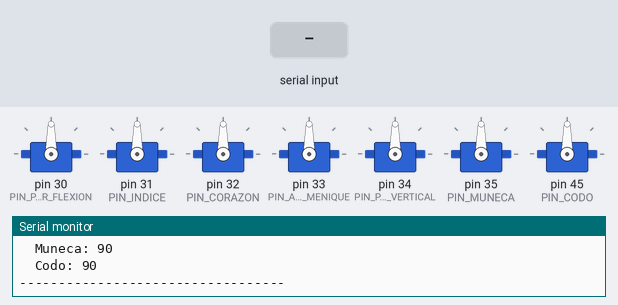
This sketch was run on a simulated Arduino Mega 2560, built with avr-gcc and run on an emulated ATmega2560. On the bench: 7 × servo, the last lines printed to the serial monitor. The test bench sets the inputs (shaded band). Random numbers use the default seed unless the sketch sets one.

Above: at 1.4 s.
1.5 s: "90,45\n" received over Serial
4.5 s: "0\n" received over Serial
At 6.2 s:
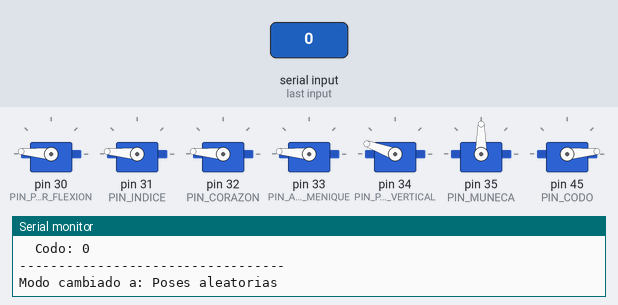
At 14.0 s:
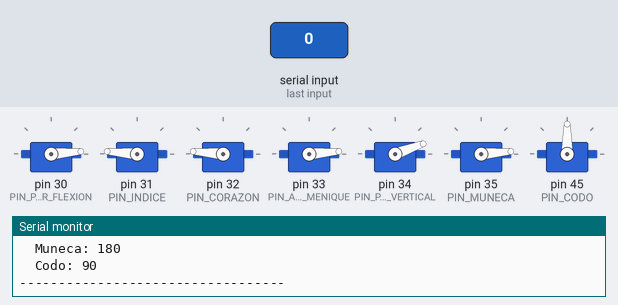
Timing chart, 0 to 14.3 s (numbered marks = the images above; inputs shaded):
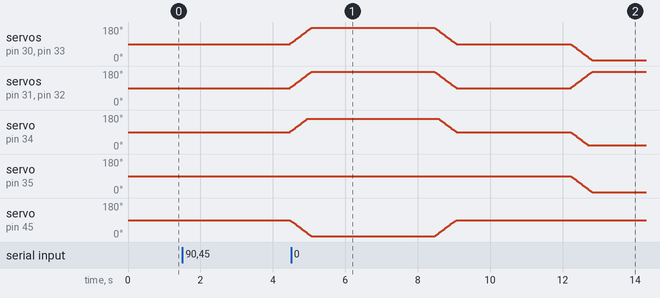

Measured:
- after the input at 4.5 s, servo on pin 35 (PIN_MUNECA): moves from 90° to 5° over 0.58 s, starting after 7.7 s
- by itself, servo on pin 30 (PIN_PULGAR_FLEXION), servo on pin 33 (PIN_ANULAR_MENIQUE): rises from 96° to 175° in 0.54 s, then falls to 5° in 7.8 s
- by itself, servo on pin 34 (PIN_PULGAR_VERTICAL): rises from 96° to 160° in 0.44 s, then falls to 20° in 7.8 s

The sketch:

mano-automatica.ino
```cpp
/*
  mano-automatica.ino
  Control automático de la mano animatrónica (humanoide 3D) - Arduino Mega 2560.
  5 servos de dedos que van formando poses ("formas") de la mano de manera
  automática y cíclica, con movimiento suave entre cada pose.

  Tabla de conexionado:
  Motor -> Pin digital -> Función
  1     -> 30           -> Pulgar, flexión (recto/extendido <-> flexionado hacia la palma)
  2     -> 31            -> Índice
  3     -> 32            -> Corazón
  4     -> 33            -> Anular + meñique (juntos, un solo servo mueve ambos dedos)
  5     -> 34            -> Pulgar, eje vertical / oposición (debe ir sincronizado con el motor 1)
  6     -> 35            -> Muñeca, giro izquierda/derecha
  16    -> 45            -> Codo, movimiento arriba/abajo

  CONVENCIÓN DE ÁNGULOS (0-180°, igual que en flex-mano/mano-felx.ino):
  - Dedos (índice, corazón, anular+meñique): 0° = dedo cerrado/flexionado, 180° = dedo abierto/recto.
  - Pulgar flexión (motor 1): 0° = pulgar flexionado hacia la palma, 180° = pulgar recto/extendido.
  - Pulgar vertical/oposición (motor 5): 0° = pulgar plano, pegado al plano de la mano,
    180° = pulgar levantado en posición vertical (separado, como en un "OK" o un "like").
  - Muñeca (motor 6): a nivel LÓGICO, 0° = "izquierda" y 180° = "derecha" (igual que antes,
    para que las poses no cambien de significado). A nivel FÍSICO el servo ahora gira al
    sentido contrario: el ángulo se invierte justo antes de escribirlo (ver escribirMuneca()).
  - Codo (motor 16): 0° = codo totalmente abajo (brazo extendido), 180° = codo totalmente arriba (flexionado).

  IMPORTANTE: Estos ángulos son de partida. Ajusta las poses en POSES[] según lo que
  veas físicamente en tu mano/brazo una vez montada (evita forzar los servos contra el tope mecánico).

  SEGURIDAD DE LOS SERVOS: todos los servos se escriben ahora a través de
  escribirServoSeguro(), que limita (constrain) el ángulo a un rango seguro por servo,
  para que ninguno llegue a forzarse contra su tope mecánico. El motor 5 (pulgar vertical),
  que era el que se estaba forzando y arriesgaba romperse, tiene un rango más estrecho
  todavía (ver LIM_MIN_PULGAR_VERTICAL / LIM_MAX_PULGAR_VERTICAL). Ajusta estos límites
  según lo que veas físicamente en tu mano.

  No modifica ni depende de la carpeta flex-mano (esa mano se controla por sensores flex).

  MODOS DE FUNCIONAMIENTO (Monitor Serie a 9600 baudios):
  Escribe un número y pulsa Enter para cambiar de modo en cualquier momento:
    0 -> Modo por defecto: poses aleatorias (comportamiento original).
    1 -> Modo "Piedra, papel o tijera": la mano juega sola una jugada aleatoria cada cierto tiempo.
*/

#include <Servo.h>

// ---------- Pines ----------
const uint8_t PIN_PULGAR_FLEXION = 30;
const uint8_t PIN_INDICE         = 31;
const uint8_t PIN_CORAZON        = 32;
const uint8_t PIN_ANULAR_MENIQUE = 33;
const uint8_t PIN_PULGAR_VERTICAL = 34;
const uint8_t PIN_MUNECA          = 35;
const uint8_t PIN_CODO            = 45;

const uint8_t NUM_SERVOS = 7;

// ---------- Objetos Servo ----------
Servo servoPulgarFlexion;
Servo servoIndice;
Servo servoCorazon;
Servo servoAnularMenique;
Servo servoPulgarVertical;
Servo servoMuneca;
Servo servoCodo;

// ---------- Ángulos de referencia ----------
const int DEDO_CERRADO = 0;
const int DEDO_ABIERTO = 180;
const int DEDO_MEDIO   = 90;

const int PULGAR_FLEX_CERRADO = 0;
const int PULGAR_FLEX_ABIERTO = 180;
const int PULGAR_FLEX_MEDIO   = 90;
const int PULGAR_FLEX_OK      = 25; // más cerrado que MEDIO, para pellizcar con el índice en la pose "OK"

const int PULGAR_VERT_PLANO   = 0;
const int PULGAR_VERT_ARRIBA  = 180;
const int PULGAR_VERT_MEDIO   = 90;
const int PULGAR_VERT_OK      = 25; // más cerrado/plano que MEDIO, para la pose "OK"

const int MUNECA_IZQUIERDA = 0;
const int MUNECA_CENTRO    = 90;
const int MUNECA_DERECHA   = 180;

const int CODO_ABAJO = 0;
const int CODO_MEDIO = 90;
const int CODO_ARRIBA = 180;

// ---------- Límites de seguridad de los servos ----------
// Cada servo se limita (constrain) a un rango algo más estrecho que 0-180 para que
// nunca llegue a forzarse contra su tope mecánico. Ajusta estos valores según lo
// que veas físicamente al mover cada motor en tu mano.
const int LIM_MIN_PULGAR_FLEX = 5;
const int LIM_MAX_PULGAR_FLEX = 175;

const int LIM_MIN_INDICE = 5;
const int LIM_MAX_INDICE = 175;

const int LIM_MIN_CORAZON = 5;
const int LIM_MAX_CORAZON = 175;

const int LIM_MIN_ANULAR_MENIQUE = 5;
const int LIM_MAX_ANULAR_MENIQUE = 175;

// Motor 5 (pulgar vertical/oposición): este era el que se estaba forzando contra el
// tope mecánico. Se le da un margen bastante más amplio (rango más estrecho) para
// que nunca llegue a los extremos físicos 0°/180°. Si sigue apretando, estrecha aún
// más este rango (por ejemplo 30-150).
const int LIM_MIN_PULGAR_VERTICAL = 20;
const int LIM_MAX_PULGAR_VERTICAL = 160;

const int LIM_MIN_MUNECA = 5;
const int LIM_MAX_MUNECA = 175;

const int LIM_MIN_CODO = 5;
const int LIM_MAX_CODO = 175;

// ---------- Definición de una pose de mano ----------
struct PoseMano {
  const char* nombre;
  int pulgarFlexion;
  int indice;
  int corazon;
  int anularMenique;
  int pulgarVertical;
  int muneca;
  int codo;
};

// Cada pose define el ángulo de los 7 servos (dedos + muñeca + codo). Añade o ajusta poses libremente.
const PoseMano POSES[] = {
  { "Mano relajada",     PULGAR_FLEX_MEDIO,    DEDO_MEDIO,    DEDO_MEDIO,    DEDO_MEDIO,    PULGAR_VERT_MEDIO,  MUNECA_CENTRO,    CODO_MEDIO   },
  { "Puno cerrado",      PULGAR_FLEX_CERRADO,  DEDO_CERRADO,  DEDO_CERRADO,  DEDO_CERRADO,  PULGAR_VERT_PLANO,  MUNECA_CENTRO,    CODO_ARRIBA  },
  { "Mano abierta",      PULGAR_FLEX_ABIERTO,  DEDO_ABIERTO,  DEDO_ABIERTO,  DEDO_ABIERTO,  PULGAR_VERT_ARRIBA, MUNECA_CENTRO,    CODO_ABAJO   },
  { "Senal de paz",      PULGAR_FLEX_CERRADO,  DEDO_ABIERTO,  DEDO_ABIERTO,  DEDO_CERRADO,  PULGAR_VERT_PLANO,  MUNECA_DERECHA,   CODO_MEDIO   },
  { "Pulgar arriba",     PULGAR_FLEX_ABIERTO,  DEDO_CERRADO,  DEDO_CERRADO,  DEDO_CERRADO,  PULGAR_VERT_ARRIBA, MUNECA_CENTRO,    CODO_ARRIBA  },
  { "Senalar",           PULGAR_FLEX_CERRADO,  DEDO_ABIERTO,  DEDO_CERRADO,  DEDO_CERRADO,  PULGAR_VERT_PLANO,  MUNECA_IZQUIERDA, CODO_ABAJO   },
  { "OK",                PULGAR_FLEX_OK,       DEDO_MEDIO,    DEDO_ABIERTO,  DEDO_ABIERTO,  PULGAR_VERT_OK,     MUNECA_CENTRO,    CODO_MEDIO   },
  { "Garra",             PULGAR_FLEX_MEDIO,    DEDO_MEDIO,    DEDO_MEDIO,    DEDO_MEDIO,    PULGAR_VERT_MEDIO,  MUNECA_DERECHA,   CODO_ARRIBA  },
};
const uint8_t NUM_POSES = sizeof(POSES) / sizeof(POSES[0]);

// Poses del juego "Piedra, papel o tijera" (mismo formato que POSES[])
const PoseMano JUGADAS_RPS[] = {
  { "Piedra",  PULGAR_FLEX_CERRADO, DEDO_CERRADO, DEDO_CERRADO, DEDO_CERRADO, PULGAR_VERT_PLANO,  MUNECA_CENTRO, CODO_ARRIBA },
  { "Papel",   PULGAR_FLEX_ABIERTO, DEDO_ABIERTO, DEDO_ABIERTO, DEDO_ABIERTO, PULGAR_VERT_ARRIBA, MUNECA_CENTRO, CODO_MEDIO  },
  { "Tijera",  PULGAR_FLEX_CERRADO, DEDO_ABIERTO, DEDO_ABIERTO, DEDO_CERRADO, PULGAR_VERT_PLANO,  MUNECA_CENTRO, CODO_MEDIO  },
};
const uint8_t NUM_JUGADAS_RPS = sizeof(JUGADAS_RPS) / sizeof(JUGADAS_RPS[0]);

// ---------- Modos de funcionamiento ----------
const uint8_t MODO_POSES_ALEATORIAS = 0; // modo por defecto
const uint8_t MODO_PIEDRA_PAPEL_TIJERA = 1;
uint8_t modoActual = MODO_POSES_ALEATORIAS;

// ---------- Temporización ----------
const uint16_t TIEMPO_MIN_ENTRE_POSES_MS = 3000;
const uint16_t TIEMPO_MAX_ENTRE_POSES_MS = 7000;
const uint16_t TIEMPO_MIN_ENTRE_JUGADAS_MS = 4000;
const uint16_t TIEMPO_MAX_ENTRE_JUGADAS_MS = 8000;
const uint8_t  PASOS_MOVIMIENTO_SUAVE = 30; // nº de pasos para interpolar entre poses
const uint8_t  RETARDO_PASO_MS = 20;        // retardo entre pasos de interpolación

// Sacudida del brazo (arriba/abajo) antes de sacar la jugada, como al contar "piedra, papel o tijera..."
const uint8_t  SACUDIDAS_CODO = 3;      // nº de veces que sube y baja el brazo antes de la jugada
const uint8_t  SACUDIDA_PASOS = 10;     // pasos de interpolacion de cada subida/bajada
const uint8_t  SACUDIDA_RETARDO_MS = 18; // retardo entre pasos de la sacudida

// ---------- Estado ----------
PoseMano poseActual = POSES[0];
unsigned long proximoCambioPose = 0;
unsigned long proximaJugadaRPS = 0;
uint8_t indicePoseAnterior = 0;
uint8_t indiceJugadaAnterior = 0;

void setup() {
  Serial.begin(9600);

  servoPulgarFlexion.attach(PIN_PULGAR_FLEXION);
  servoIndice.attach(PIN_INDICE);
  servoCorazon.attach(PIN_CORAZON);
  servoAnularMenique.attach(PIN_ANULAR_MENIQUE);
  servoPulgarVertical.attach(PIN_PULGAR_VERTICAL);
  servoMuneca.attach(PIN_MUNECA);
  servoCodo.attach(PIN_CODO);

  randomSeed(analogRead(A0));

  Serial.println(F("=== Mano automatica iniciada ==="));
  mostrarMenuModos();

  aplicarPoseInstantanea(POSES[0]);
  poseActual = POSES[0];
  imprimirPose(POSES[0]);

  proximoCambioPose = millis() + random(TIEMPO_MIN_ENTRE_POSES_MS, TIEMPO_MAX_ENTRE_POSES_MS);
  proximaJugadaRPS = millis() + random(TIEMPO_MIN_ENTRE_JUGADAS_MS, TIEMPO_MAX_ENTRE_JUGADAS_MS);
}

void loop() {
  leerCambioDeModo();

  if (modoActual == MODO_PIEDRA_PAPEL_TIJERA) {
    loopPiedraPapelTijera();
  } else {
    loopPosesAleatorias();
  }
}

// Muestra los modos disponibles por el Monitor Serie
void mostrarMenuModos() {
  Serial.println(F("Escribe un numero y pulsa Enter para cambiar de modo:"));
  Serial.println(F("  0 -> Poses aleatorias (por defecto)"));
  Serial.println(F("  1 -> Piedra, papel o tijera"));
}

// Comprueba si ha llegado un numero por el Monitor Serie y cambia de modo si es valido
void leerCambioDeModo() {
  if (Serial.available() == 0) {
    return;
  }

  int valor = Serial.parseInt();
  while (Serial.available() > 0) {
    Serial.read(); // descarta el resto de la linea (salto de linea, etc.)
  }

  if (valor != MODO_POSES_ALEATORIAS && valor != MODO_PIEDRA_PAPEL_TIJERA) {
    Serial.println(F("Modo invalido. Usa 0 (poses aleatorias) o 1 (piedra, papel o tijera)."));
    return;
  }

  modoActual = valor;
  Serial.print(F("Modo cambiado a: "));
  Serial.println(modoActual == MODO_PIEDRA_PAPEL_TIJERA ? F("Piedra, papel o tijera") : F("Poses aleatorias"));

  proximoCambioPose = millis() + random(TIEMPO_MIN_ENTRE_POSES_MS, TIEMPO_MAX_ENTRE_POSES_MS);
  proximaJugadaRPS = millis() + random(TIEMPO_MIN_ENTRE_JUGADAS_MS, TIEMPO_MAX_ENTRE_JUGADAS_MS);
}

// Comportamiento del modo por defecto: poses aleatorias de la mano
void loopPosesAleatorias() {
  if (millis() >= proximoCambioPose) {
    uint8_t indiceNuevaPose = elegirPoseDistinta(indicePoseAnterior);
    Serial.print(F("Nueva pose seleccionada -> "));
    Serial.println(POSES[indiceNuevaPose].nombre);

    moverAPoseSuave(POSES[indiceNuevaPose]);
    poseActual = POSES[indiceNuevaPose];
    indicePoseAnterior = indiceNuevaPose;

    imprimirPose(POSES[indiceNuevaPose]);

    proximoCambioPose = millis() + random(TIEMPO_MIN_ENTRE_POSES_MS, TIEMPO_MAX_ENTRE_POSES_MS);
  }
}

// Comportamiento del modo "Piedra, papel o tijera": la mano juega sola una jugada aleatoria
void loopPiedraPapelTijera() {
  if (millis() >= proximaJugadaRPS) {
    uint8_t indiceNuevaJugada;
    do {
      indiceNuevaJugada = random(0, NUM_JUGADAS_RPS);
    } while (indiceNuevaJugada == indiceJugadaAnterior && NUM_JUGADAS_RPS > 1);

    sacudirBrazoAntesDeJugar();

    Serial.print(F("Jugando... -> "));
    Serial.println(JUGADAS_RPS[indiceNuevaJugada].nombre);

    moverAPoseSuave(JUGADAS_RPS[indiceNuevaJugada]);
    poseActual = JUGADAS_RPS[indiceNuevaJugada];
    indiceJugadaAnterior = indiceNuevaJugada;

    imprimirPose(JUGADAS_RPS[indiceNuevaJugada]);

    proximaJugadaRPS = millis() + random(TIEMPO_MIN_ENTRE_JUGADAS_MS, TIEMPO_MAX_ENTRE_JUGADAS_MS);
  }
}

// Sube y baja el brazo (codo) varias veces antes de mostrar la jugada, como al contar
// "piedra, papel o tijera". Solo mueve el codo; el resto de la mano no cambia todavia.
void sacudirBrazoAntesDeJugar() {
  Serial.println(F("Preparando jugada..."));
  for (uint8_t i = 0; i < SACUDIDAS_CODO; i++) {
    moverCodoSuave(CODO_ARRIBA);
    moverCodoSuave(CODO_MEDIO);
  }
  poseActual.codo = CODO_MEDIO;
}

// Interpola solo el servo del codo hasta el angulo indicado (para la sacudida del brazo)
void moverCodoSuave(int destino) {
  int origen = servoCodo.read();
  for (uint8_t paso = 1; paso <= SACUDIDA_PASOS; paso++) {
    servoCodo.write(map(paso, 0, SACUDIDA_PASOS, origen, destino));
    delay(SACUDIDA_RETARDO_MS);
  }
}

// Imprime por el Monitor Serie el nombre de la pose y el angulo aplicado a cada servo
void imprimirPose(const PoseMano &pose) {
  Serial.print(F("Pose aplicada: "));
  Serial.println(pose.nombre);
  Serial.print(F("  Pulgar flexion: ")); Serial.println(pose.pulgarFlexion);
  Serial.print(F("  Indice: ")); Serial.println(pose.indice);
  Serial.print(F("  Corazon: ")); Serial.println(pose.corazon);
  Serial.print(F("  Anular+Menique: ")); Serial.println(pose.anularMenique);
  Serial.print(F("  Pulgar vertical: ")); Serial.println(pose.pulgarVertical);
  Serial.print(F("  Muneca: ")); Serial.println(pose.muneca);
  Serial.print(F("  Codo: ")); Serial.println(pose.codo);
  Serial.println(F("----------------------------------"));
}

// Elige un índice de pose aleatorio distinto al anterior, para no repetir la misma dos veces seguidas
uint8_t elegirPoseDistinta(uint8_t indiceAnterior) {
  uint8_t indiceNuevo;
  do {
    indiceNuevo = random(0, NUM_POSES);
  } while (indiceNuevo == indiceAnterior && NUM_POSES > 1);
  return indiceNuevo;
}

// Escribe un ángulo en un servo, pero primero lo limita (constrain) a un rango seguro,
// para que el servo nunca se fuerce contra su tope mecánico.
void escribirServoSeguro(Servo &servo, int angulo, int limMin, int limMax) {
  int anguloSeguro = constrain(angulo, limMin, limMax);
  servo.write(anguloSeguro);
}

// La muñeca ahora gira al sentido contrario al original: invertimos el ángulo lógico
// (180 - angulo) justo antes de escribirlo en el servo físico. Así las poses (que usan
// MUNECA_IZQUIERDA/CENTRO/DERECHA) no hay que tocarlas, solo se invierte el giro real.
void escribirMuneca(int anguloLogico) {
  int anguloFisico = 180 - anguloLogico;
  escribirServoSeguro(servoMuneca, anguloFisico, LIM_MIN_MUNECA, LIM_MAX_MUNECA);
}

// Aplica una pose directamente, sin interpolación (uso solo en el arranque)
void aplicarPoseInstantanea(const PoseMano &pose) {
  escribirServoSeguro(servoPulgarFlexion, pose.pulgarFlexion, LIM_MIN_PULGAR_FLEX, LIM_MAX_PULGAR_FLEX);
  escribirServoSeguro(servoIndice, pose.indice, LIM_MIN_INDICE, LIM_MAX_INDICE);
  escribirServoSeguro(servoCorazon, pose.corazon, LIM_MIN_CORAZON, LIM_MAX_CORAZON);
  escribirServoSeguro(servoAnularMenique, pose.anularMenique, LIM_MIN_ANULAR_MENIQUE, LIM_MAX_ANULAR_MENIQUE);
  escribirServoSeguro(servoPulgarVertical, pose.pulgarVertical, LIM_MIN_PULGAR_VERTICAL, LIM_MAX_PULGAR_VERTICAL);
  escribirMuneca(pose.muneca);
  escribirServoSeguro(servoCodo, pose.codo, LIM_MIN_CODO, LIM_MAX_CODO);
}

// Interpola los 7 servos desde la pose actual hasta la pose destino, moviéndolos
// todos a la vez (pulgar, muñeca y codo quedan sincronizados con el resto de dedos)
void moverAPoseSuave(const PoseMano &destino) {
  PoseMano origen = poseActual;

  for (uint8_t paso = 1; paso <= PASOS_MOVIMIENTO_SUAVE; paso++) {
    escribirServoSeguro(servoPulgarFlexion, map(paso, 0, PASOS_MOVIMIENTO_SUAVE, origen.pulgarFlexion, destino.pulgarFlexion), LIM_MIN_PULGAR_FLEX, LIM_MAX_PULGAR_FLEX);
    escribirServoSeguro(servoIndice, map(paso, 0, PASOS_MOVIMIENTO_SUAVE, origen.indice, destino.indice), LIM_MIN_INDICE, LIM_MAX_INDICE);
    escribirServoSeguro(servoCorazon, map(paso, 0, PASOS_MOVIMIENTO_SUAVE, origen.corazon, destino.corazon), LIM_MIN_CORAZON, LIM_MAX_CORAZON);
    escribirServoSeguro(servoAnularMenique, map(paso, 0, PASOS_MOVIMIENTO_SUAVE, origen.anularMenique, destino.anularMenique), LIM_MIN_ANULAR_MENIQUE, LIM_MAX_ANULAR_MENIQUE);
    escribirServoSeguro(servoPulgarVertical, map(paso, 0, PASOS_MOVIMIENTO_SUAVE, origen.pulgarVertical, destino.pulgarVertical), LIM_MIN_PULGAR_VERTICAL, LIM_MAX_PULGAR_VERTICAL);
    escribirMuneca(map(paso, 0, PASOS_MOVIMIENTO_SUAVE, origen.muneca, destino.muneca));
    escribirServoSeguro(servoCodo, map(paso, 0, PASOS_MOVIMIENTO_SUAVE, origen.codo, destino.codo), LIM_MIN_CODO, LIM_MAX_CODO);
    delay(RETARDO_PASO_MS);
  }
}
```
